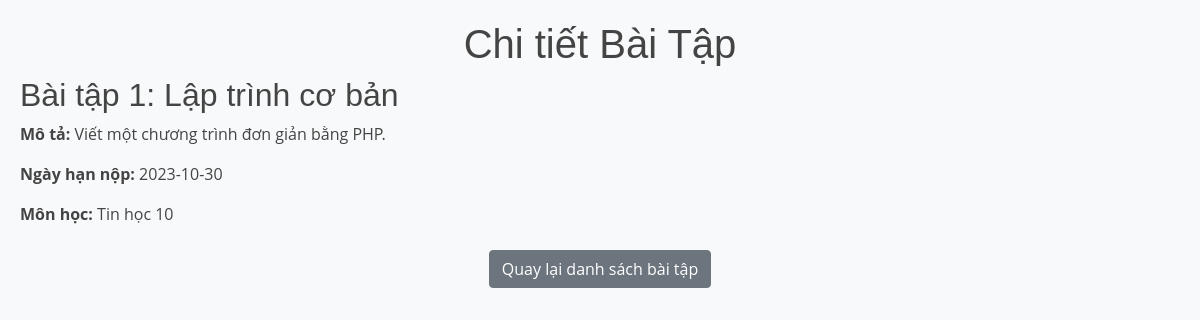
Screenshot of /view_homework.php?id=1 with the database file from the repository.
### tables this page shows
CREATE TABLE `homework` (
  `id` int(30) NOT NULL,
  `title` varchar(200) NOT NULL,
  `description` text NOT NULL,
  `due_date` date NOT NULL,
  `course_id` int(30) NOT NULL
);

CREATE TABLE `courses` (
  `id` int(30) NOT NULL,
  `course` varchar(200) NOT NULL,
  `description` text NOT NULL
);

### view_homework.php (the view, shortened to what this page needs)
<?php include 'admin/db_connect.php'; ?>
<!DOCTYPE html>
<html lang="vi">
<head>
    <link rel="stylesheet" href="https://stackpath.bootstrapcdn.com/bootstrap/4.5.2/css/bootstrap.min.css">
    <link rel="stylesheet" href="assets/css/style.css">
    <link rel="stylesheet" href="https://cdnjs.cloudflare.com/ajax/libs/font-awesome/5.15.4/css/all.min.css">
</head>
<body>
<div class="content">
    <h1 class="text-center">Chi tiết Bài Tập</h1>
    <?php
    if (isset($_GET['id'])) {
        $homework_id = $_GET['id'];
        $query = "SELECT h.title, h.description, h.due_date, c.course
                  FROM homework h
                  JOIN courses c ON h.course_id = c.id
                  WHERE h.id = ?";
        $stmt = $conn->prepare($query);
        $stmt->bind_param("i", $homework_id);
        $stmt->execute();
        $result = $stmt->get_result();
        if ($result->num_rows > 0) {
            $homework = $result->fetch_assoc();
            echo "<h2>{$homework['title']}</h2>";
            echo "<p><strong>Mô tả:</strong> {$homework['description']}</p>";
            echo "<p><strong>Ngày hạn nộp:</strong> {$homework['due_date']}</p>";
            echo "<p><strong>Môn học:</strong> {$homework['course']}</p>";
        } else {
            echo "<div class='alert alert-danger'>Không tìm thấy bài tập.</div>";
        }
    } else {
        echo "<div class='alert alert-danger'>ID bài tập không hợp lệ.</div>";
    }
    ?>
    <div class="text-center mt-4">
        <a href="homework.php" class="btn btn-secondary">Quay lại danh sách bài tập</a>
    </div>
</div>
</body>
</html>

### admin/assets/css/style.css (style rules this page uses)
body { font-family: "Open Sans", sans-serif; color: #444444; width: 100%; height: calc(100%); }
a { color: #1977cc; }
h1, h2, h3, h4, h5, h6 { font-family: "Raleway", sans-serif; }

### view_homework.php (style rules this page uses)
body { background-color: #f8f9fa; }
.content { padding: 20px; }

### rows the page displays
homework: title "Bài tập 1: Lập trình cơ bản", description "Viết một chương trình đơn giản bằng PHP.", due_date "2023-10-30", course.course "Tin học 10"
